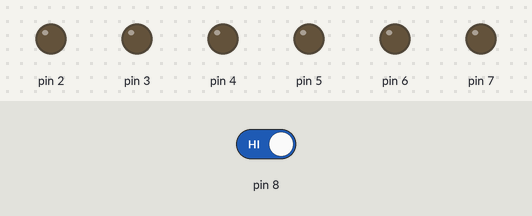
The sketch below on a simulated Arduino Uno, built with avr-gcc and run on an emulated ATmega328P. Parts: output pins drawn as LEDs (lit = HIGH). The test bench sets the inputs (shaded band); at power-on: pin 8 HIGH.

Above: at 1.3 s.
1.4 s: pin 8 driven LOW
At 3.4 s:
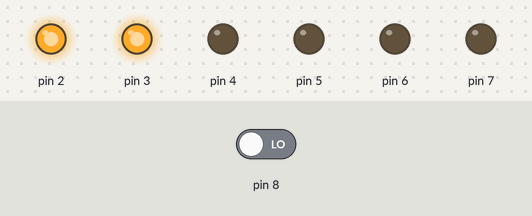
At 4.3 s:
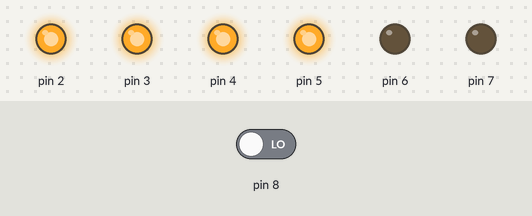
4.4 s: pin 8 driven HIGH
At 6.5 s:
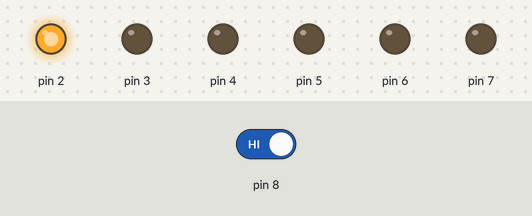
Timing chart, 0 to 13.4 s (numbered marks = the images above; inputs shaded):
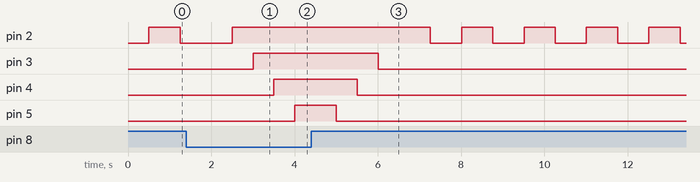

Measured:
- after the input at 1.4 s, pin 3: LOW → HIGH after 1.6 s; pin 4: LOW → HIGH after 2.1 s; pin 5: LOW → HIGH after 2.6 s
- after the input at 4.4 s, pin 2: alternates HIGH for 0.75 s and LOW for 0.75 s, starting after 2.9 s; pin 3: HIGH → LOW after 1.6 s; pin 4: HIGH → LOW after 1.1 s; pin 5: HIGH → LOW after 0.61 s; pin 6: stays LOW (without the input it goes to HIGH after 0.11 s)

The sketch:

hourglassPrototype.ino
```cpp
// code is a bit of a mess, didnt bother to indent it for betting reading, good luck reading it
// added some changes make it more like a hour glass
// see video in the same folder
// video format: .mp4

unsigned long previousTime = 0;
long interval = 500; //Time to wait before changing to the next LED (1000 = 1 second, so 10000 = 10 seconds)
int led = 1;
int switchState = 0;
int prevSwitchState = 0;
void setup() {

  for(int x = 2; x < 8; x++){
    pinMode(x, OUTPUT);
  }
  pinMode(8, INPUT);
}

void loop() {
  prevSwitchState = switchState;
  unsigned long currentTime = millis();
  if (currentTime - previousTime > interval){
    previousTime = currentTime;
    if (digitalRead(8) == LOW) {
      digitalWrite(led, HIGH);
      if (led < 8){led++;}
      if(led > 7){
        digitalWrite(7, HIGH);
        delay(750);
        digitalWrite(7, LOW);
        delay(750);
    }
    }
    if (digitalRead(8) == HIGH) {
      digitalWrite(led, LOW);
      if (led > 1){led--;}
      if(led < 2){

        digitalWrite(2, HIGH);
        delay(750);
        digitalWrite(2, LOW);
        delay(750);
    }
    }
  }
}
```
